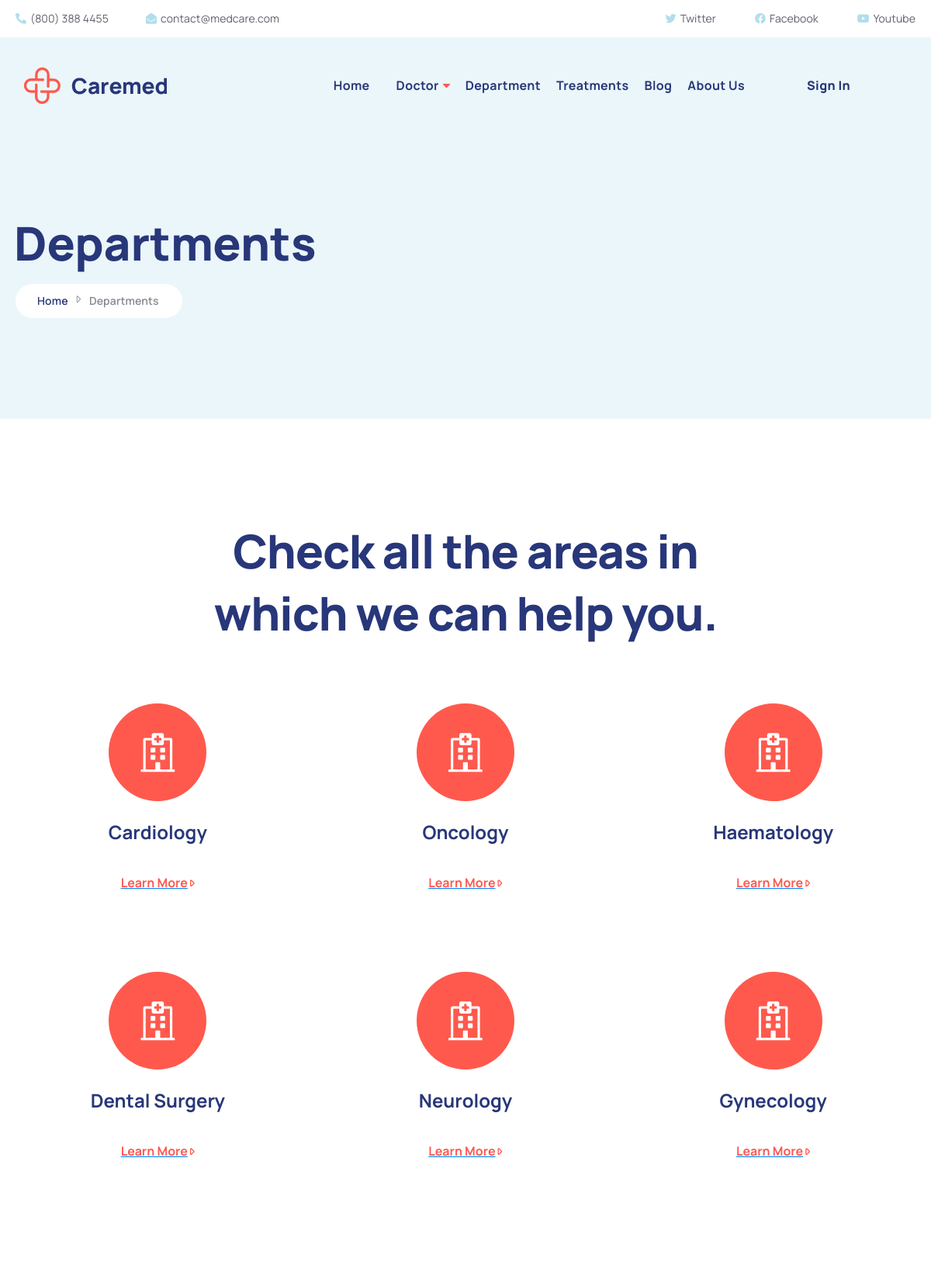
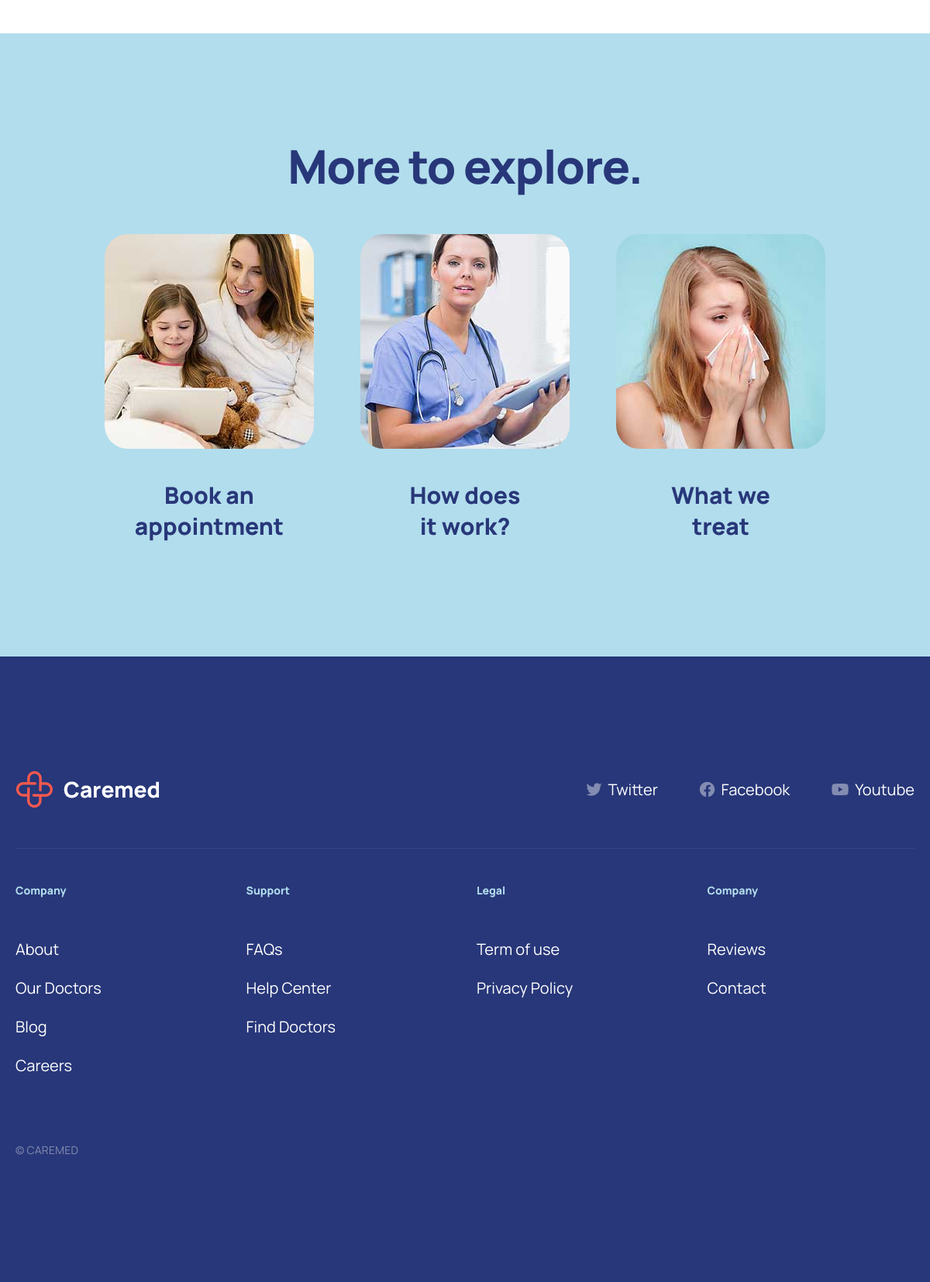
Screenshot of /departments-1.php with the database file from the repository (2 pictures, top to bottom).
### tables this page shows
CREATE TABLE `department` (
  `did` int(50) NOT NULL,
  `dname` varchar(255) NOT NULL,
  `ddes` text NOT NULL,
  `dimg` varchar(255) NOT NULL,
  `dstatus` text NOT NULL
);

### departments-1.php (the view, shortened to what this page needs)
<?php
include("header.php");
include("admin/config.php");
?>
        <main class="main">
            <div class="page-header bg-more-light">
                <div class="container">
                    <h2 class="page-title"> Departments</h2>
                    <nav aria-label="breadcrumb" class="breadcrumb-nav">
                        <ol class="breadcrumb">
                            <li class="breadcrumb-item"><a href="index.php">Home</a></li>
                            <li class="breadcrumb-item active"><a href="index.php">Departments</a></li>
                        </ol>
                    </nav>
                </div>
            </div>
            <div class="container department-list-section">
                <div class="row">
                    <div class="col-10 offset-1 col-sm-8 offset-sm-2 col-lg-12 offset-lg-0">
                        <h2 class="ls-n-20 text-center section-heading">Check all the areas in which we can help you.</h2>
                    </div>
                </div>
                <div class="row">
                <?php
                         $query = "SELECT * FROM department";
                         $result = mysqli_query($conn, $query);
                         while ($row = mysqli_fetch_array($result)) {
                         ?>
                    <div class="col-10 offset-1 col-sm-8 offset-sm-2 col-lg-4 offset-lg-0">
                        <div class="icon-box hover-border text-center">
                            <a href="departments-detailed.php?id=<?php echo $row['did']?>">
                            <figure>
                                <i class="fal fa-hospital"></i>
                            </figure>
                            </a>
                            <div class="icon-box-content">
                                <a href="departments-detailed.php?id=<?php echo $row['did']?>"><h4 class="box-title"><?php echo $row['dname']?></h4></a>
                                <div class="btn-link">
                                    <a href="departments-detailed.php?id=<?php echo $row['did']?>">Learn More</a><i class="far fa-caret-right"></i>
                                </div>
                            </div>
                        </div>
                    </div>
                    <?php
                    }?>
                </div>
            </div>
            <div class="bg-light-color explore-section">
				<div class="container">
					<h2 class="ls-n-20 text-center section-heading">More to explore.</h2>
                    <div class="explore-section-row">
                        <div class="image-box explore-card text-center">
                            <a href="#">
                                <figure>
                                    <img src="assets/images/demos/demo-1/banner/explore-1.jpg" class="w-100" alt="Blog" width="270" height="277">
                                </figure>
                                <div class="box-content">
                                    <h4 class="box-title">Book an<br>appointment</h4>
                                </div>
                            </a>
                        </div>
                        <div class="image-box explore-card text-center">
                            <a href="#">
                            <figure>
                                <img src="assets/images/demos/demo-1/banner/explore-2.jpg" class="w-100" alt="Blog" width="270" height="277">
                            </figure>
                            <div class="box-content">
                                <h4 class="box-title">How does<br>it work?</h4>
                            </div>
                            </a>
                        </div>
                        <div class="image-box explore-card text-center">
                            <a href="#">
                            <figure>
                                <img src="assets/images/demos/demo-1/banner/explore-3.jpg" class="w-100" alt="Blog" width="270" height="277">
                            </figure>
                            <div class="box-content">
                                <h4 class="box-title">What we<br>treat</h4>
                            </div>
                            </a>
                        </div>
                    </div>
				</div>
			</div>
        </main>
        <?php
include("footer.php");
?>

### header.php (shortened to what this page needs)
<!DOCTYPE html>
<html lang="en">
<head>
	<link href="https://cdn.jsdelivr.net/npm/bootstrap@5.1.3/dist/css/bootstrap.min.css" rel="stylesheet">
	<link rel="stylesheet" href="assets/css/bootstrap.min.css">
	<link rel="stylesheet" href="assets/css/plugins/owl.carousel.min.css">
    <link rel="stylesheet" href="assets/css/plugins/datepicker.min.css">
	<link rel="stylesheet" href="assets/css/style.min.css">
	<link rel="stylesheet" href="assets/vendor/fontawesome/css/all.min.css">
</head>
<body>
    <div class="page-wrapper">
		<header class="header">
            <div class="header-top">
                <div class="container-fluid">
                    <div class="header-left">
                        <ul class="top-menu top-link-menu">
                            <li><a href="tel:#" class="link-phone"><i class="fas fa-phone"></i>(800) 388 4455</a></li>
                            <li><a href="#" class="link-email"><i class="fas fa-envelope-open"></i>contact@medcare.com</a></li>
                        </ul>
                    </div>
                    <div class="header-right">
                        <ul class="top-menu">
                            <li><a href="https://twitter.com/" class="social-link" onclick="window.open('https://twitter.com/'); return false;"><i class="fab fa-twitter"></i>Twitter</a></li>
                            <li><a href="https://www.facebook.com/" class="social-link" onclick="window.open('https://www.facebook.com/'); return false;"><i class="fab fa-facebook"></i>Facebook</a></li>
                            <li><a href="https://www.youtube.com/" class="social-link" onclick="window.open('https://www.youtube.com/'); return false;"><i class="fab fa-youtube"></i>Youtube</a></li>
                        </ul>
                    </div>
                </div>
            </div>
            <div class="header-middle sticky-header">
                <div class="header-left">
                    <a href="index.php" class="logo">
                        <h1 class="mb-0"><img src="assets/images/logo.png" alt="Caremed Logo" width="185" height="48"></h1>
                    </a>
                </div>
                <div class="header-right">
                    <nav class="main-nav ls-20">
                        <ul class="menu sf-arrows">
                            <li>
                                <a href="index.php" class="sf-with-ul">Home<i class=""></i></a>
                            </li>
                            <li>
                                <a href="#" class="sf-with-ul">Doctor<i class="fas fa-caret-down"></i></a>
                            </li>
                            <li>
                                <a href="departments-1.php">Department</a>
                            </li>
                            <li>
                                <a href="treatments.php">Treatments</a>
                            </li>
                            <li>
                                <a href="blog.php">Blog</a>
                            </li>
                            <li>
                                <a href="about.php">About Us</a>
                            </li>
                                <li>
                                <a href="#" class="sf-with-ul btn mt-0"><span>Sign In</span><i class="fas fa-caret-down"></i></a>
                            </li>
                        </ul>
                    </nav>
            </div>
                </div>
            </div>

### footer.php (shortened to what this page needs)
		<footer class="footer bg-primary-color">
			<div class="container">
				<div class="footer-top">
					<div class="row d-flex align-items-center justify-content-center">
						<div class="col-lg-6 col-sm-7 col-10">
							<a href="index.php" class="logo">
								<img src="assets/images/logo-sm.png" alt="Caremed Logo" width="185" height="48">
							</a>
						</div>
						<div class="col-lg-6 col-sm-7 col-10 d-lg-flex justify-content-lg-end">
                        <div class="social-links">
    <a href="https://twitter.com/" class="social-link" onclick="window.open('https://twitter.com/'); return false;"><i class="fab fa-twitter"></i><span>Twitter</span></a>
    <a href="https://www.facebook.com/" class="social-link" onclick="window.open('https://www.facebook.com/'); return false;"><i class="fab fa-facebook"></i><span>Facebook</span></a>
    <a href="https://www.youtube.com/" class="social-link" onclick="window.open('https://www.youtube.com/'); return false;"><i class="fab fa-youtube"></i><span>Youtube</span></a>
</div>
						</div>
					</div>
				</div>
				<div class="footer-middle">
					<div class="container">
						<div class="row d-flex justify-content-center">
							<div class="col-lg-3 col-sm-7 col-10">
								<div class="info-box">
									<h6 class="info-title">Company</h6>
									<ul class="info-list">
										<li><a href="about.php" class="info-link">About</a></li>
										<li><a href="doctors.php" class="info-link">Our Doctors</a></li>
										<li><a href="blog.php" class="info-link">Blog</a></li>
										<li><a href="#" class="info-link">Careers</a></li>
									</ul>
								</div>
							</div>
							<div class="col-lg-3 col-sm-7 col-10">
								<div class="info-box">
									<h6 class="info-title">Support</h6>
									<ul class="info-list">
										<li><a href="help-question.php" class="info-link">FAQs</a></li>
										<li><a href="help.php" class="info-link">Help Center</a></li>
										<li><a href="finddoctor.php" class="info-link">Find Doctors</a></li>
									</ul>
								</div>
							</div>
							<div class="col-lg-3 col-sm-7 col-10">
								<div class="info-box">
									<h6 class="info-title">Legal</h6>
									<ul class="info-list">
										<li><a href="#" class="info-link">Term of use</a></li>
										<li><a href="#" class="info-link">Privacy Policy</a></li>
									</ul>
								</div>
							</div>
							<div class="col-lg-3 col-sm-7 col-10">
								<div class="info-box">
									<h6 class="info-title">Company</h6>
                                    <ul class="info-list">
                                    <li><a href="reviews.php" class="info-link">Reviews</a></li>
                                    <li><a href="contact-us.php" class="info-link">Contact</a></li>
                                    </ul>
								</div>
							</div>
						</div>
					</div>
				</div>
				<div class="footer-bottom">
					<div class="row d-flex justify-content-center">
						<div class="col-lg-12 col-sm-7 col-10">
							<p>© CAREMED</p>
						</div>
					</div>
				</div>
			</div>
		</footer>
</body>
</html>

### rows the page displays
department: dname "Cardiology"
department: dname "Oncology"
department: dname "Haematology"
department: dname "Dental Surgery"
department: dname "Neurology"
department: dname "Gynecology"
